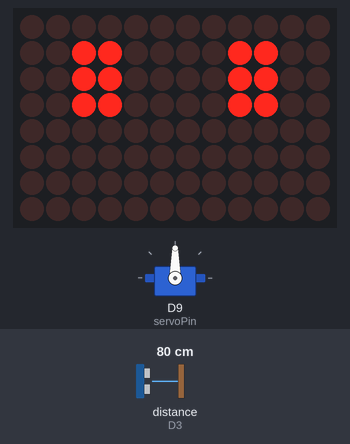
Recording of a sketch running on a simulated Arduino Uno R4 WiFi. Shown: servo, 12×8 LED matrix. Wiring (inferred from the names in the program): ultrasonic range finder: trigger D4; echo D3. The inputs (shaded band) are chosen by the test bench; at power-on: distance to the obstacle (sensor on D3) 80 cm. The echo pulse lasts 58.3 µs per cm; random numbers use the default seed unless the sketch sets one.

Above: at 4.1 s.
4.2 s: distance to the obstacle (sensor on D3) set to 16 cm
7.2 s: distance to the obstacle (sensor on D3) set to 13 cm
At 7.7 s:
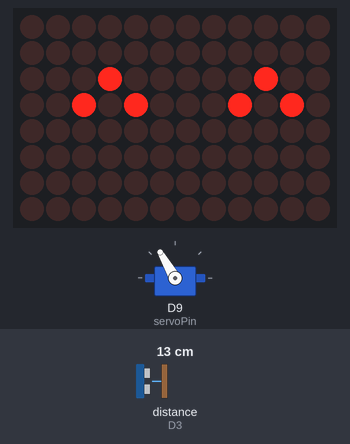
10.2 s: distance to the obstacle (sensor on D3) set to 18 cm
At 10.74 s:
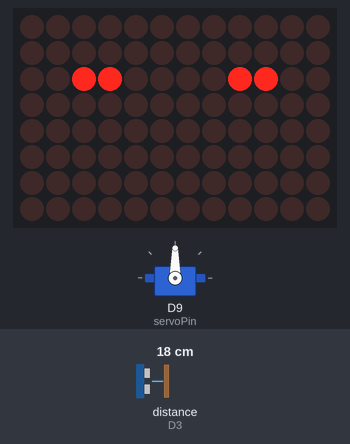
12.1 s: distance to the obstacle (sensor on D3) set to 2 cm
At 13.7 s:
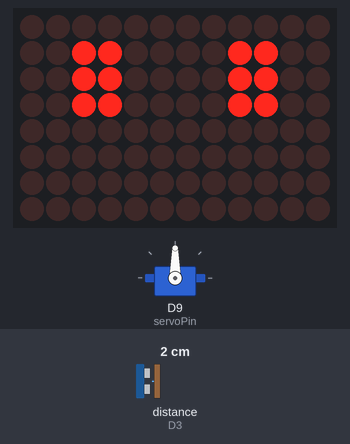
Timing chart, 0 to 16.1 s (numbered marks = the images above; inputs shaded):
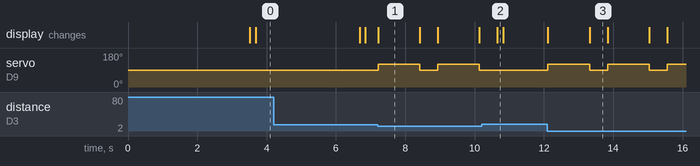

The sketch:

100-Mendako.ino
```cpp
#include <Servo.h>
#include "Arduino_LED_Matrix.h" // Uno R4 内蔵LEDマトリクス用

ArduinoLEDMatrix matrix;

// ピン定義（ご提示のスケッチに準拠）
const int echoPin = 3;
const int trigPin = 4;
const int servoPin = 9;

Servo headServo;

// 動作制御変数
float currentAngle = 90.0;
float targetAngle = 90.0;
float easing = 0.04;

unsigned long lastSenseTime = 0;
unsigned long lastBlinkTime = 0;
bool isBlinking = false;

// --- 表情のドット絵（8行 x 12列） ---

// 1. 通常の目 (パッチリした目)
byte eyeOpen[8][12] = {
  { 0, 0, 0, 0, 0, 0, 0, 0, 0, 0, 0, 0 },
  { 0, 0, 1, 1, 0, 0, 0, 0, 1, 1, 0, 0 },
  { 0, 0, 1, 1, 0, 0, 0, 0, 1, 1, 0, 0 },
  { 0, 0, 1, 1, 0, 0, 0, 0, 1, 1, 0, 0 },
  { 0, 0, 0, 0, 0, 0, 0, 0, 0, 0, 0, 0 },
  { 0, 0, 0, 0, 0, 0, 0, 0, 0, 0, 0, 0 },
  { 0, 0, 0, 0, 0, 0, 0, 0, 0, 0, 0, 0 },
  { 0, 0, 0, 0, 0, 0, 0, 0, 0, 0, 0, 0 }
};

// 2. まばたき (横一本線)
byte eyeBlink[8][12] = {
  { 0, 0, 0, 0, 0, 0, 0, 0, 0, 0, 0, 0 },
  { 0, 0, 0, 0, 0, 0, 0, 0, 0, 0, 0, 0 },
  { 0, 0, 1, 1, 0, 0, 0, 0, 1, 1, 0, 0 },
  { 0, 0, 0, 0, 0, 0, 0, 0, 0, 0, 0, 0 },
  { 0, 0, 0, 0, 0, 0, 0, 0, 0, 0, 0, 0 },
  { 0, 0, 0, 0, 0, 0, 0, 0, 0, 0, 0, 0 },
  { 0, 0, 0, 0, 0, 0, 0, 0, 0, 0, 0, 0 },
  { 0, 0, 0, 0, 0, 0, 0, 0, 0, 0, 0, 0 }
};

// 3. にっこり目 (ハの字・笑顔の目)
byte eyeHappy[8][12] = {
  { 0, 0, 0, 0, 0, 0, 0, 0, 0, 0, 0, 0 },
  { 0, 0, 0, 0, 0, 0, 0, 0, 0, 0, 0, 0 },
  { 0, 0, 0, 1, 0, 0, 0, 0, 0, 1, 0, 0 },
  { 0, 0, 1, 0, 1, 0, 0, 0, 1, 0, 1, 0 },
  { 0, 0, 0, 0, 0, 0, 0, 0, 0, 0, 0, 0 },
  { 0, 0, 0, 0, 0, 0, 0, 0, 0, 0, 0, 0 },
  { 0, 0, 0, 0, 0, 0, 0, 0, 0, 0, 0, 0 },
  { 0, 0, 0, 0, 0, 0, 0, 0, 0, 0, 0, 0 }
};

void setup() {
  pinMode(echoPin, INPUT);
  pinMode(trigPin, OUTPUT);

  headServo.attach(servoPin);
  headServo.write((int)currentAngle);

  // LEDマトリクス初期化
  matrix.begin();
  matrix.renderBitmap(eyeOpen, 8, 12); // 引数を3つ指定 (配列, 行数8, 列数12)

  randomSeed(analogRead(A0));
}

void loop() {
  unsigned long currentTime = millis();

  // 150msごとに超音波センサーで距離測定
  if (currentTime - lastSenseTime >= 150) {
    lastSenseTime = currentTime;

    float distance = readDistance();

    // 15cm以内に手を近づけたらリアクション！
    if (distance > 0 && distance < 15.0) {
      noticeReaction();
    }
  }

  // 通常時の「まばたき」処理
  if (!isBlinking && (currentTime - lastBlinkTime >= random(3000, 6000))) {
    isBlinking = true;
    lastBlinkTime = currentTime;
    matrix.renderBitmap(eyeBlink, 8, 12); // 一瞬目を閉じる
  }
  if (isBlinking && (currentTime - lastBlinkTime >= 150)) {
    isBlinking = false;
    matrix.renderBitmap(eyeOpen, 8, 12);  // 元の目に戻す
  }

  // サーボの滑らかな首振り動作
  currentAngle += (targetAngle - currentAngle) * easing;
  headServo.write((int)currentAngle);

  delay(20);
}

// 超音波距離計測関数
float readDistance() {
  digitalWrite(trigPin, LOW);
  delayMicroseconds(2);
  digitalWrite(trigPin, HIGH);
  delayMicroseconds(10);
  digitalWrite(trigPin, LOW);

  float distance = pulseIn(echoPin, HIGH, 30000) / 58.00;
  return distance;
}

// 近づいたときのリアクション（にっこり目 ＋ 首傾げ）
void noticeReaction() {
  // ① 目を「にっこり」に変更
  matrix.renderBitmap(eyeHappy, 8, 12);

  // ② 首をクイッと傾ける（120度）
  headServo.write(120);

  // ③ 1.2秒間そのまま手を見つめる
  delay(1200);

  // ④ 元の姿勢・表情に戻す
  headServo.write(90);
  currentAngle = 90.0;
  targetAngle = 90.0;
  matrix.renderBitmap(eyeOpen, 8, 12);

  delay(500); // 連続反応防止のインターバル
}
```

Measured:
- the behaviour switches between 15 and 14 cm on distance to the obstacle (sensor on D3) (found by bisection; images 0 and 1)
- after the input at 7.2 s, servo on D9 (servoPin): alternates 120° for 1.2 s and 90° for 0.52 s, starting at once
- after the input at 12.1 s, servo on D9 (servoPin): alternates 120° for 1.2 s and 90° for 0.52 s, starting at once
- what the display in image 1 shows lasts 1.2 s, from 7.2 s to 8.4 s
- what the display in image 3 shows lasts 0.5 s, from 13.3 s to 13.8 s
